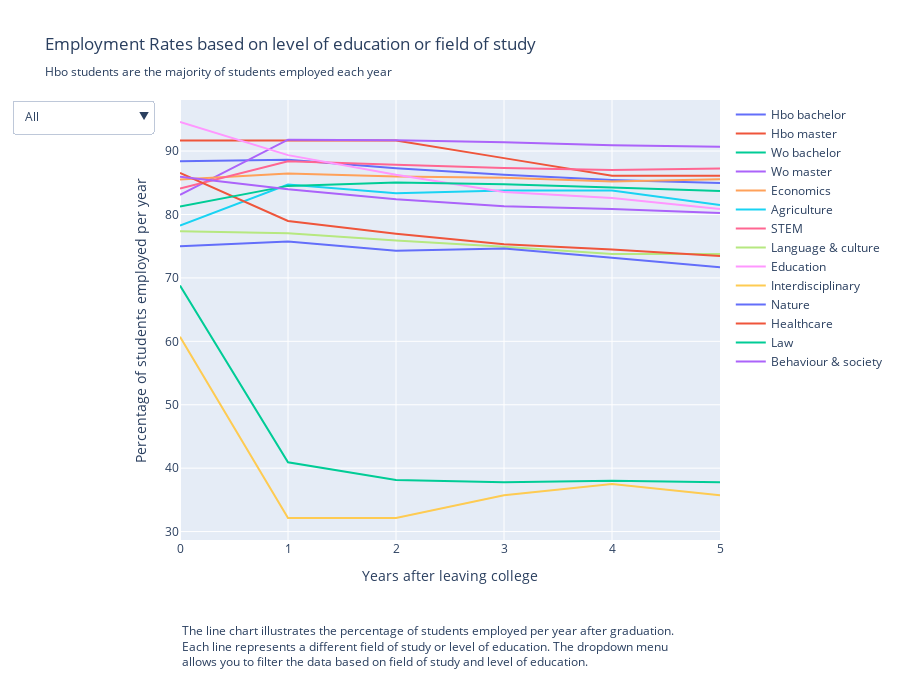

Source (notebook cell):
### Code cell
Studierichting_data = arbeidsmarkt['Percentage studierichting'].loc[(arbeidsmarkt['Arbeidsmarktpositie'] == 'Met werk, zonder uitkering') | (arbeidsmarkt['Arbeidsmarktpositie'] == 'Met werk, met uitkering')]
hbo_bachelor_data = arbeidsmarkt['Percentage degree level'].loc[arbeidsmarkt['Uitstromers ho met en zonder diploma'] == 'Hbo-bachelor'].loc[(arbeidsmarkt['Arbeidsmarktpositie'] == 'Met werk, zonder uitkering') | (arbeidsmarkt['Arbeidsmarktpositie'] == 'Met werk, met uitkering')]
hbo_master_data = arbeidsmarkt['Percentage degree level'].loc[arbeidsmarkt['Uitstromers ho met en zonder diploma'] == 'Hbo-master'].loc[(arbeidsmarkt['Arbeidsmarktpositie'] == 'Met werk, zonder uitkering') | (arbeidsmarkt['Arbeidsmarktpositie'] == 'Met werk, met uitkering')]
wo_bachelor_data = arbeidsmarkt['Percentage degree level'].loc[arbeidsmarkt['Uitstromers ho met en zonder diploma'] == 'Wo-bachelor'].loc[(arbeidsmarkt['Arbeidsmarktpositie'] == 'Met werk, zonder uitkering') | (arbeidsmarkt['Arbeidsmarktpositie'] == 'Met werk, met uitkering')]
wo_master_data = arbeidsmarkt['Percentage degree level'].loc[arbeidsmarkt['Uitstromers ho met en zonder diploma'] == 'Wo-master'].loc[(arbeidsmarkt['Arbeidsmarktpositie'] == 'Met werk, zonder uitkering') | (arbeidsmarkt['Arbeidsmarktpositie'] == 'Met werk, met uitkering')]

specific_order = ['Direct na verlaten onderwijs', '1 jaar na verlaten onderwijs', '2 jaar na verlaten onderwijs', '3 jaar na verlaten onderwijs', '4 jaar na verlaten onderwijs', '5 jaar na verlaten onderwijs']
order_mapping = {value: index for index, value in enumerate(specific_order)}

hbo_bachelor_summed_data = hbo_bachelor_data.groupby(arbeidsmarkt['Peilmoment']).sum().sort_values(key=lambda x: x.index.map(order_mapping))
hbo_master_summed_data = hbo_master_data.groupby(arbeidsmarkt['Peilmoment']).sum().sort_values(key=lambda x: x.index.map(order_mapping))
wo_bachelor_summed_data = wo_bachelor_data.groupby(arbeidsmarkt['Peilmoment']).sum().sort_values(key=lambda x: x.index.map(order_mapping))
wo_master_summed_data = wo_master_data.groupby(arbeidsmarkt['Peilmoment']).sum().sort_values(key=lambda x: x.index.map(order_mapping))

label_mapping = {
    'Recht': 'Law',
    'Gedrag en Maatschappij': 'Behaviour & society',
    'Gezondheidszorg': 'Healthcare',
    'Onderwijs': 'Education',
    'Economie': 'Economics',
    'Natuur': 'Nature',
    'Techniek': 'STEM',
    'Onderwijs': 'Education',
    'Sectoroverstijgend': 'Interdisciplinary',
    'Landbouw en natuurlijke omgeving': 'Agriculture',
    'Taal en cultuur': 'Language & culture',
    'Vrouwen': 'Women',
    'Mannen': 'Men'
}

fig = go.Figure()

fig.add_trace(
    go.Scatter(
        x = [0,1,2,3,4,5],
        y = hbo_bachelor_summed_data,
        mode='lines',
        name='Hbo bachelor'
    )
)

fig.add_trace(
    go.Scatter(
        x = [0,1,2,3,4,5],
        y = hbo_master_summed_data,
        mode='lines',
        name='Hbo master'
    )
)

fig.add_trace(
    go.Scatter(
        x = [0,1,2,3,4,5],
        y = wo_bachelor_summed_data,
        mode='lines',
        name='Wo bachelor'
    )
)

fig.add_trace(
    go.Scatter(
        x = [0,1,2,3,4,5],
        y = wo_master_summed_data,
        mode='lines',
        name='Wo master'
    )
)

arbeidsmarkt['Studierichting_mapped'] = arbeidsmarkt['Studierichting'].map(label_mapping)

Market_data_set = set(arbeidsmarkt['Studierichting_mapped'])

for studierichting in Market_data_set:
    Study_data = Studierichting_data.loc[arbeidsmarkt['Studierichting_mapped'] == studierichting]
    grouped = Study_data.groupby(arbeidsmarkt['Peilmoment'])
    Study_summed_data = Study_data.groupby(arbeidsmarkt['Peilmoment']).sum().sort_values(key=lambda x: x.index.map(order_mapping))

    fig.add_trace(
        go.Scatter(
            x = [0,1,2,3,4,5],
            y = Study_summed_data,
            mode='lines',
            name= str(studierichting)
        )
    )

fig.update_layout(
    updatemenus = [
        dict(
            active = 0,
            buttons = list([
                dict(label = "All",
                     method = "update",
                     args = [{"visible": [True] * 14},
                           {"title": "Employment Rates based on level of education or field of study"}]),
                dict(label= "Level of education",
                     method = "update",
                     args = [{"visible": [True] * 4 + [False] * 10},
                           {"title": "Employment rate based on level of education"}]),
                dict(label = "Field of study",
                     method = "update",
                     args = [{"visible": [False] * 4 + [True] * 10},
                           {"title": "Employment rate based on field of study"}]),
            ]),
        )
    ])

fig.update_layout(
    title_text = 'Employment Rates based on level of education or field of study<br><sub>Hbo students are the majority of students employed each year</sub>',
    annotations=[
        go.layout.Annotation(
            text = "The line chart illustrates the percentage of students employed per year after graduation.<br>Each line represents a different field of study or level of education. The dropdown menu<br>allows you to filter the data based on field of study and level of education.",
            xref = "paper", yref = "paper",
            x=0, y=-0.3,
            showarrow=False,
            font=dict(size=12),
            xanchor='left',
            yanchor='bottom',
            align='left'
        )
    ],
    margin=dict(
        b = 160
    ),
    xaxis_title = 'Years after leaving college',
    yaxis_title = 'Percentage of students employed per year',
    height = 700
)

fig.show()

### Figure 1 — Plotly figure (JSON) as saved in the notebook; plotly's stock layout.template omitted (floating-point values rounded to 4 significant figures)
{"data": [{"mode": "lines", "name": "Hbo bachelor", "type": "scatter", "x": [0, 1, 2, 3, 4, 5], "y": [88.4, 88.62, 87.31, 86.28, 85.45, 84.97]}, {"mode": "lines", "name": "Hbo master", "type": "scatter", "x": [0, 1, 2, 3, 4, 5], "y": [91.67, 91.67, 91.67, 88.89, 86.11, 86.11]}, {"mode": "lines", "name": "Wo bachelor", "type": "scatter", "x": [0, 1, 2, 3, 4, 5], "y": [68.79, 40.93, 38.12, 37.8, 38.01, 37.8]}, {"mode": "lines", "name": "Wo master", "type": "scatter", "x": [0, 1, 2, 3, 4, 5], "y": [83.1, 91.8, 91.72, 91.38, 90.92, 90.66]}, {"mode": "lines", "name": "Economics", "type": "scatter", "x": [0, 1, 2, 3, 4, 5], "y": [85.53, 86.46, 85.99, 85.81, 85.2, 85.57]}, {"mode": "lines", "name": "Agriculture", "type": "scatter", "x": [0, 1, 2, 3, 4, 5], "y": [78.24, 84.72, 83.33, 83.8, 83.8, 81.48]}, {"mode": "lines", "name": "STEM", "type": "scatter", "x": [0, 1, 2, 3, 4, 5], "y": [84.08, 88.41, 87.84, 87.35, 87.02, 87.27]}, {"mode": "lines", "name": "Language & culture", "type": "scatter", "x": [0, 1, 2, 3, 4, 5], "y": [77.36, 77.04, 75.9, 74.92, 73.78, 73.78]}, {"mode": "lines", "name": "Education", "type": "scatter", "x": [0, 1, 2, 3, 4, 5], "y": [94.58, 89.36, 86.27, 83.56, 82.59, 80.85]}, {"mode": "lines", "name": "Interdisciplinary", "type": "scatter", "x": [0, 1, 2, 3, 4, 5], "y": [60.71, 32.14, 32.14, 35.71, 37.5, 35.71]}, {"mode": "lines", "name": "Nature", "type": "scatter", "x": [0, 1, 2, 3, 4, 5], "y": [75, 75.74, 74.26, 74.63, 73.16, 71.69]}, {"mode": "lines", "name": "Healthcare", "type": "scatter", "x": [0, 1, 2, 3, 4, 5], "y": [86.54, 78.98, 76.98, 75.32, 74.5, 73.44]}, {"mode": "lines", "name": "Law", "type": "scatter", "x": [0, 1, 2, 3, 4, 5], "y": [81.25, 84.51, 85.05, 84.78, 84.24, 83.7]}, {"mode": "lines", "name": "Behaviour & society", "type": "scatter", "x": [0, 1, 2, 3, 4, 5], "y": [85.96, 83.97, 82.4, 81.31, 80.88, 80.22]}], "layout": {"annotations": [{"align": "left", "font": {"size": 12}, "showarrow": false, "text": "The line chart illustrates the percentage of students employed per year after graduation.<br>Each line represents a different field of study or level of education. The dropdown menu<br>allows you to filter the data based on field of study and level of education.", "x": 0, "xanchor": "left", "xref": "paper", "y": -0.3, "yanchor": "bottom", "yref": "paper"}], "height": 700, "margin": {"b": 160}, "title": {"text": "Employment Rates based on level of education or field of study<br><sub>Hbo students are the majority of students employed each year</sub>"}, "updatemenus": [{"active": 0, "buttons": [{"args": [{"visible": [true, true, true, true, true, true, true, true, true, true, true, true, true, true]}, {"title": "Employment Rates based on level of education or field of study"}], "label": "All", "method": "update"}, {"args": [{"visible": [true, true, true, true, false, false, false, false, false, false, false, false, false, false]}, {"title": "Employment rate based on level of education"}], "label": "Level of education", "method": "update"}, {"args": [{"visible": [false, false, false, false, true, true, true, true, true, true, true, true, true, true]}, {"title": "Employment rate based on field of study"}], "label": "Field of study", "method": "update"}]}], "xaxis": {"title": {"text": "Years after leaving college"}}, "yaxis": {"title": {"text": "Percentage of students employed per year"}}}}
